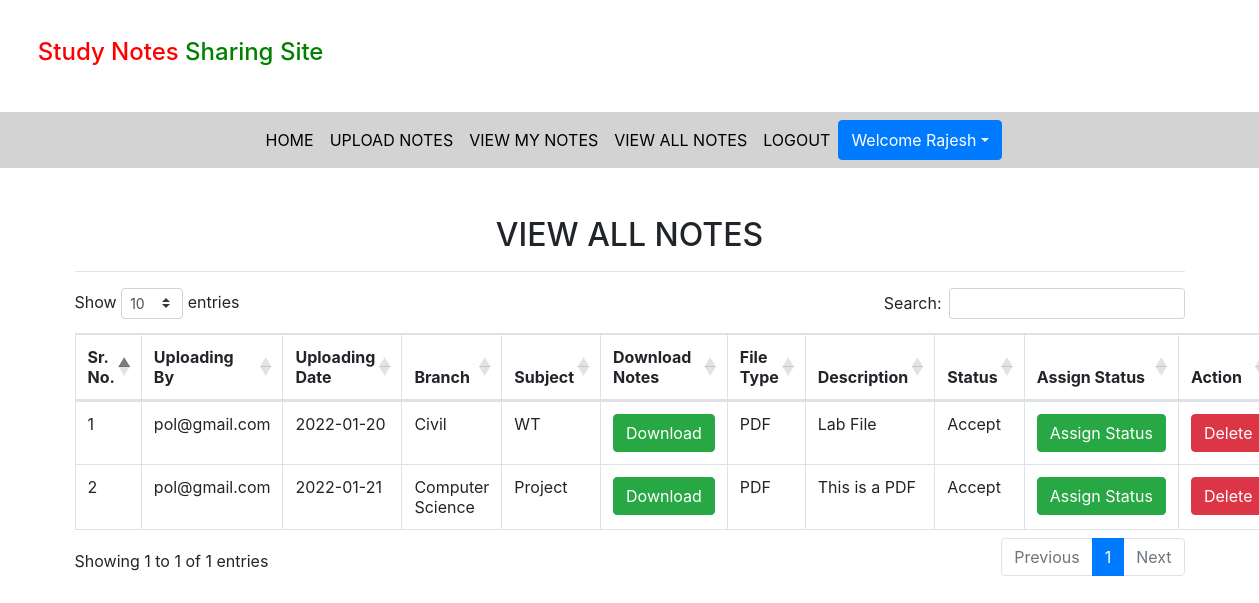
The page /viewallnotes (signed in) on the database its author committed.
### notes/models.py (models this page shows, shortened)
class Notes(models.Model):
    user = models.ForeignKey(User,on_delete=models.CASCADE)
    uploadingdate = models.CharField(max_length=30)
    branch = models.CharField(max_length=30)
    subject = models.CharField(max_length=30)
    notesfile = models.FileField( null=True)
    filetype = models.CharField(max_length=30)
    description= models.CharField(max_length=200, null=True)
    status = models.CharField(max_length=200)

### notes/views.py (the view)
# urls.py: path('viewallnotes',viewallnotes,name='viewallnotes'),
def viewallnotes(request):
    if not request.user.is_authenticated:
        return redirect('login')
    notes = Notes.objects.filter(status = "Accept")
    d = {'notes':notes}
    return render(request,'viewallnotes.html',d)

### notes/templates/viewallnotes.html (shortened to what this page needs)
{% extends 'usernavigation.html' %}
{% load static %}
{% block body %}
<link rel="stylesheet" href="https://cdnjs.cloudflare.com/ajax/libs/twitter-bootstrap/4.5.2/css/bootstrap.css">
<link rel="stylesheet" href="https://cdn.datatables.net/1.11.3/css/dataTables.bootstrap4.min.css">
<div class="container mt-5">
    <h2 class="text-center">VIEW ALL NOTES</h2>
    <hr>
    <table class="table table-bordered" id="example">
        <thead>
            <tr>
                <th>Sr. No.</th>
                <th>Uploading By</th>
                <th>Uploading Date</th>
                <th>Branch</th>
                <th>Subject</th>
                <th>Download Notes</th>
                <th>File Type</th>
                <th>Description</th>
                <th>Status</th>
                <th>Assign Status</th>
                <th>Action</th>
            </tr>
        </thead>
            {% for i in notes %}
        <tbody>
            <tr>
                <td>{{forloop.counter}}</td>
                <td>{{i.user.username}}</td>
                <td>{{i.uploadingdate}}</td>
                <td>{{i.branch}}</td>
                <td>{{i.subject}}</td>
                <td><a href="{{i.notesfile.url}}" class="btn btn-success" download>Download</a></td>
                <td>{{i.filetype}}</td>
                <td>{{i.description}}</td>
                <td>{{i.status}}</td>
                <td><a href="{% url 'assign_status' i.id %}" class="btn btn-success">Assign&nbsp;Status</a></td>
                <td><a href="{% url 'delete_notes' i.id %}" class="btn btn-danger"
                        onclick="return confirm('Are You want to delete?')">Delete</a></td>
            </tr>
            {% endfor %}
        </tbody>
    </table>
</div>
{% endblock %}

### notes/templates/usernavigation.html (shortened to what this page needs)
<head>
    {% load static %}
    <link rel="stylesheet" href="https://maxcdn.bootstrapcdn.com/bootstrap/4.3.1/css/bootstrap.min.css">
    <link rel="stylesheet" href="https://use.fontawesome.com/releases/v5.6.3/css/all.css"></head>
    <link rel="stylesheet" href="{% static 'css/mystyle.css' %}">
  <body>
    <h4 style="padding: 3%;"><span style="color: red;">Study Notes</span><span style="color: green;"> Sharing Site</span></h4>
<nav class="navbar navbar-expand-sm justify-content-center" style="background-color: lightgray;">
<ul class="navbar-nav">
  <li class="navbar-item">
    <a class="nav-link" href="{% url 'profile' %}">HOME</a>
  </li>
  <li class="navbar-item">
    <a class="nav-link" href="{% url 'upload_notes' %}">UPLOAD NOTES</a>
  </li>
  <li class="navbar-item">
    <a class="nav-link" href="{% url 'view_mynotes' %}">VIEW MY NOTES</a>
  </li>
  <li class="navbar-item">
    <a class="nav-link" href="{% url 'viewallnotes' %}">VIEW ALL NOTES</a>
  </li>
  <li class="navbar-item">
    <a class="nav-link" href="{% url 'logout' %}">LOGOUT</a>
  </li>
  <div class="btn-group ">
        <button type="button" class="btn btn-primary dropdown-toggle" data-toggle="dropdown">Welcome {{request.user.first_name}}</button>
  </div>
</ul>
</nav>
  </body>
  </html>
{% block body %}
{% endblock  %}

### notes/static/css/mystyle.css (style rules this page uses)
.nav-link { color: black; }

### rows shown on the page
Notes: user.username "pol@gmail.com", uploadingdate "2022-01-20", branch "Civil", subject "WT", filetype "PDF", description "Lab File", status "Accept"
Notes: user.username "pol@gmail.com", uploadingdate "2022-01-21", branch "Computer Science", subject "Project", filetype "PDF", description "This is a PDF", status "Accept"

### other values the page prints
{{ request.user.first_name }} "Rajesh"
